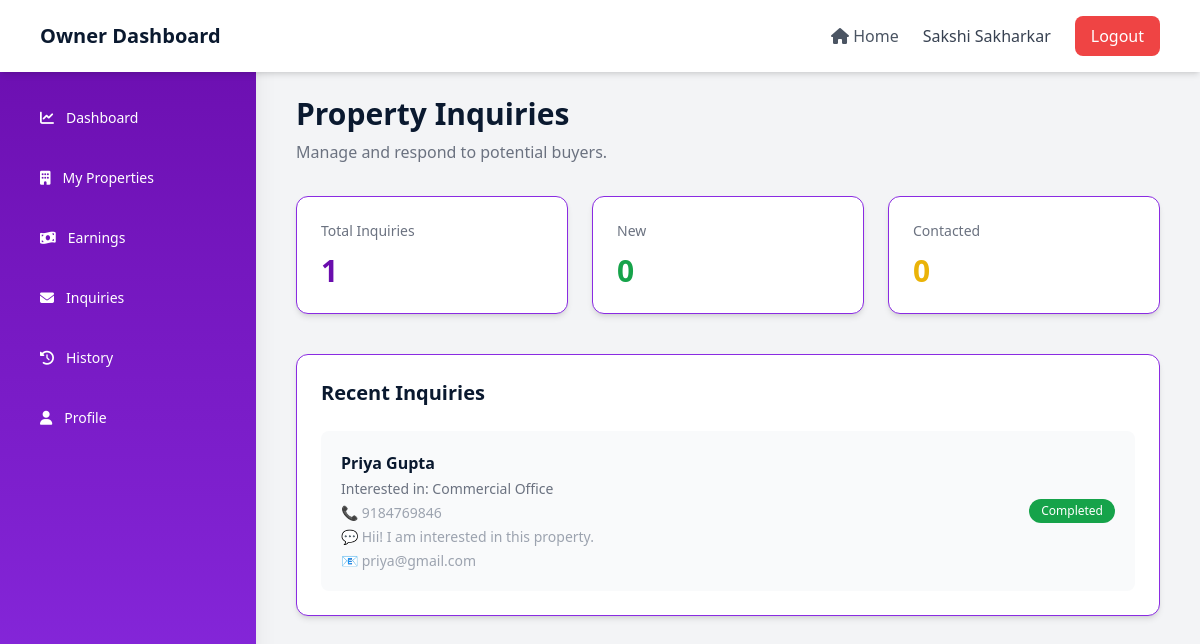
The app's page /inquiries.php (signed in) with its own data.
### tables this page shows
CREATE TABLE `inquiries` (
  `id` int(11) NOT NULL,
  `owner_id` int(11) DEFAULT NULL,
  `property_name` varchar(255) DEFAULT NULL,
  `customer_name` varchar(100) DEFAULT NULL,
  `email` varchar(100) DEFAULT NULL,
  `phone` varchar(20) DEFAULT NULL,
  `status` varchar(20) DEFAULT 'New',
  `created_at` timestamp NOT NULL DEFAULT current_timestamp(),
  `message` text NOT NULL,
  `property_id` int(11) NOT NULL,
  `user_id` int(11) DEFAULT NULL,
  `payment_status` enum('not_requested','pending','paid') DEFAULT 'not_requested'
);

### inquiries.php (the view, shortened to what this page needs)
<?php
include "db.php";
$owner_id = $_SESSION['user_id'];
$totalQuery = mysqli_query($conn,"SELECT COUNT(*) as total FROM inquiries WHERE owner_id='$owner_id'");
$total = mysqli_fetch_assoc($totalQuery)['total'];
$newQuery = mysqli_query($conn,"SELECT COUNT(*) as total FROM inquiries WHERE owner_id='$owner_id' AND status='New'");
$new = mysqli_fetch_assoc($newQuery)['total'];
$contactedQuery = mysqli_query($conn,"SELECT COUNT(*) as total FROM inquiries WHERE owner_id='$owner_id' AND status='Contacted'");
$contacted = mysqli_fetch_assoc($contactedQuery)['total'];
$inquiries = mysqli_query($conn,"
SELECT * FROM inquiries
WHERE owner_id='$owner_id'
ORDER BY created_at DESC
");
?>
<!DOCTYPE html>
<html lang="en">
<head>
<script src="https://cdn.tailwindcss.com"></script>
<link rel="stylesheet"
href="https://cdnjs.cloudflare.com/ajax/libs/font-awesome/6.5.1/css/all.min.css">
</head>
<body class="bg-gray-100 overflow-x-hidden">
<?php include "owner-layout.php"; ?>
<div class="flex">
<div class="flex-1 md:ml-64 w-full min-w-0">
<div class="max-w-7xl mx-auto px-4 sm:px-6 lg:px-10 py-6">
<div class="mb-8">
<h1 class="text-2xl sm:text-3xl font-bold text-navy">
Property Inquiries
</h1>
<p class="text-gray-500 mt-2 text-sm sm:text-base">
Manage and respond to potential buyers.
</p>
</div>
<div class="grid grid-cols-1 sm:grid-cols-2 lg:grid-cols-3 gap-6 mb-10">
<div class="bg-white p-6 rounded-xl shadow-md border border-lightroyal">
<h3 class="text-gray-500 text-sm">Total Inquiries</h3>
<p class="text-3xl font-bold text-royal mt-3"><?php echo $total; ?></p>
</div>
<div class="bg-white p-6 rounded-xl shadow-md border border-lightroyal">
<h3 class="text-gray-500 text-sm">New</h3>
<p class="text-3xl font-bold text-green-600 mt-3"><?php echo $new; ?></p>
</div>
<div class="bg-white p-6 rounded-xl shadow-md border border-lightroyal">
<h3 class="text-gray-500 text-sm">Contacted</h3>
<p class="text-3xl font-bold text-yellow-500 mt-3"><?php echo $contacted; ?></p>
</div>
</div>
<div class="bg-white p-5 sm:p-6 rounded-xl shadow-md border border-lightroyal">
<h2 class="text-xl font-semibold mb-6 text-navy">
Recent Inquiries
</h2>
<div class="space-y-5">
<?php while($row = mysqli_fetch_assoc($inquiries)){ ?>
<div class="p-5 bg-gray-50 rounded-lg
flex flex-col lg:flex-row lg:justify-between lg:items-center gap-4
hover:shadow-md transition">
<div class="flex-1">
<p class="font-semibold text-navy text-base">
<?php echo $row['customer_name']; ?>
</p>
<p class="text-sm text-gray-500 mt-1">
Interested in: <?php echo $row['property_name']; ?>
</p>
<?php if($row['phone']){ ?>
<p class="text-sm text-gray-400 mt-1">
📞 <?php echo $row['phone']; ?>
</p>
<?php } ?>
<p class="text-sm text-gray-400 mt-1">
💬 <?php echo $row['message']; ?>
</p>
<?php if($row['email']){ ?>
<p class="text-sm text-gray-400 mt-1">
📧 <?php echo $row['email']; ?>
</p>
<?php } ?>
</div>
<div class="flex flex-wrap gap-2 items-center mt-3 md:mt-0">
<?php if($row['status'] == "New"): ?>
<span class="bg-green-100 text-green-600 px-3 py-1 text-xs rounded-full">
New
</span>
<form action="update-inquiry.php" method="POST">
<input type="hidden" name="inquiry_id" value="<?php echo $row['id']; ?>">
<button type="submit"
class="bg-yellow-500 text-white px-3 py-1 rounded-lg text-xs sm:text-sm">
Mark Contacted
</button>
</form>
<?php elseif($row['status'] == "Completed"): ?>
<span class="bg-green-600 text-white px-3 py-1 text-xs rounded-full">
Completed
</span>
<?php endif; ?>
</div>
</div>
<?php } ?>
</div>
</div>
</div>
</div>
</body>
</html>

### records on screen
inquiries: customer_name "Priya Gupta", property_name "Commercial Office", phone "9184769846", message "Hii! I am interested in this property.", email "priya@gmail.com", status "Completed"

### other values on screen
$username "Sakshi Sakharkar"
$total "1"
$new "0"
$contacted "0"
